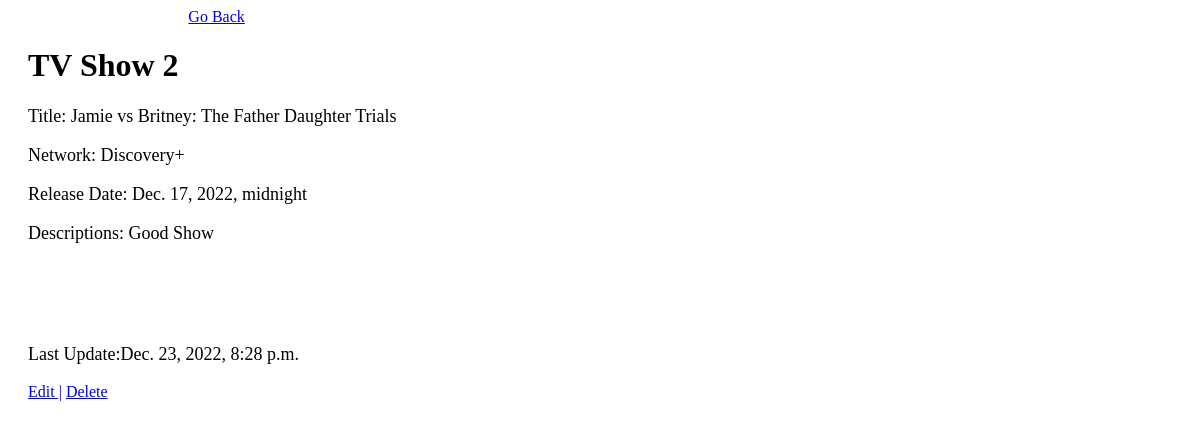
Page /shows/2 on the committed database.
### TV_SHOWS_APP/models.py (models this page shows)
class Show(models.Model):
    Title = models.CharField(max_length=65)
    Network = models.CharField(max_length=65)
    Release_date = models.DateTimeField()
    desc = models.TextField(null=True)
    created_at = models.DateTimeField(auto_now_add=True)
    updated_at = models.DateTimeField(auto_now=True)

### TV_SHOWS_APP/views.py (the view)
def viewshow(request , show_id):
    context = { "show" : Show.objects.get(id=show_id)}
    return render (request,'viewshow.html',context)

### TV_SHOWS_APP/templates/viewshow.html (shortened to what this page needs)
<!DOCTYPE html>
<html lang="en">
<head>
    {% load static %}
    <link rel="stylesheet" href="{% static 'css/style.css' %}">
</head>
<body>
    <div class="header-2">
        <a href="/shows">Go Back</a>
    </div>
    <div class="content-3">
        <h1> TV Show {{show.id}}</h1>
        <div class="details">
            <p>Title: {{show.Title}}</p>
            <p>Network: {{show.Network}}</p>
            <p>Release Date: {{show.Release_date}}</p>
            <p>Descriptions: {{show.desc}}</p>
        </div>
        <div class="last-update">
            <p>Last Update:{{show.updated_at}}</p>
        </div>
        <div>
            <a href="/shows/{{show.id}}/edit"> Edit |</a>
            <a href="/shows/{{show.id}}/delete"> Delete</a>
        </div>
    </div>
</body>
</html>

### TV_SHOWS_APP/static/css/style.css (style rules this page uses)
.header-2 { display: flex; justify-content: end; width: 20%; }
.content-3 { margin-bottom: 30px; margin-left: 20px; }
.details { margin-bottom: 100px; font-size: large; }
.last-update { font-size: large; }

### rows in the picture
Show: id "2", Title "Jamie vs Britney: The Father Daughter Trials", Network "Discovery+", Release_date "Dec. 17, 2022, midnight", desc "Good Show", updated_at "Dec. 23, 2022, 8:28 p.m."
